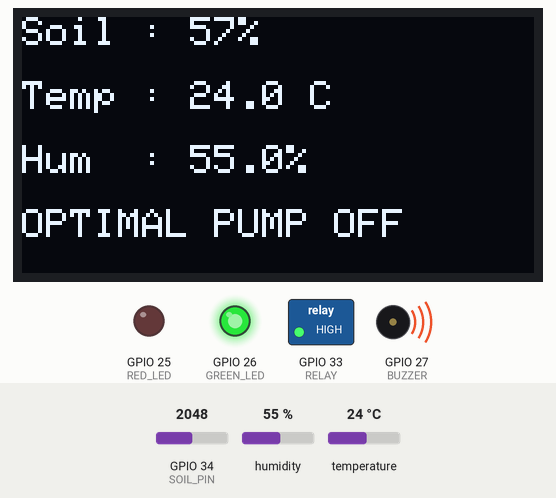
A sketch run on a simulated ESP32. Parts: 128×64 one-colour display, switched loads named in the sketch (green lamp = pin HIGH), output pins drawn as LEDs (lit = HIGH), buzzer (waves = sounding, pin HIGH). Inputs (shaded band) come from the test bench; at power-on: GPIO 34 (SOIL_PIN) = 2048, humidity 55 %, temperature 24 °C. What the sketch prints to the serial monitor is not drawn.

Above: at 2.6 s.
2.7 s: GPIO 34 (SOIL_PIN) set to 2552
At 5.0 s:
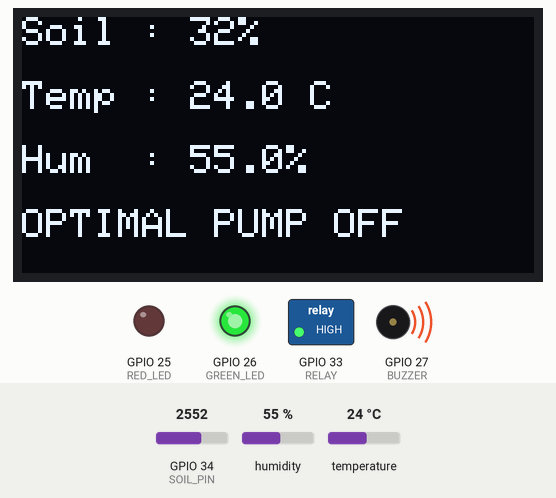
5.5 s: GPIO 34 (SOIL_PIN) set to 2670
At 7.7 s:
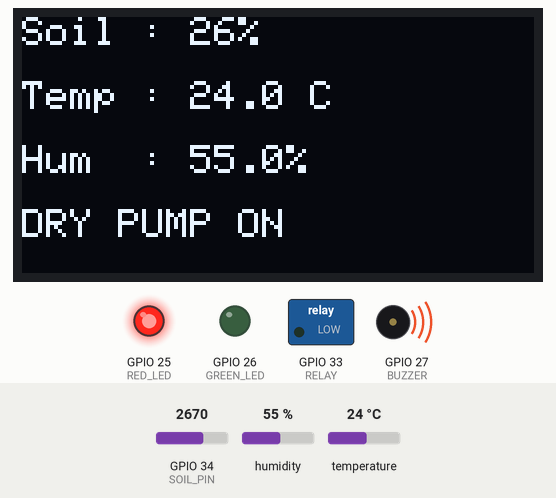
10.0 s: humidity set to 22 %
At 10.8 s:
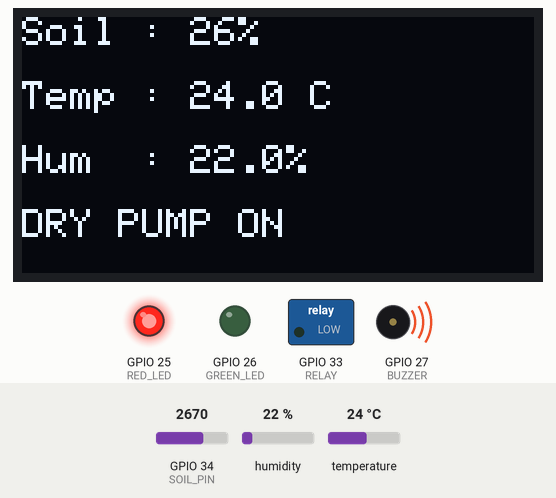
15.5 s: GPIO 34 (SOIL_PIN) set to 1228
At 16.6 s:
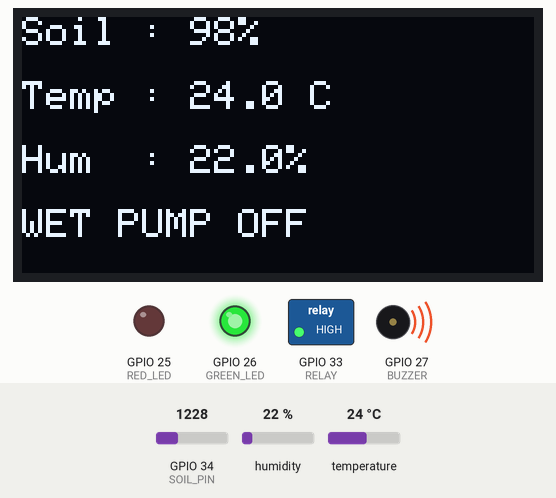
18.3 s: temperature set to 12 °C
At 23.2 s:
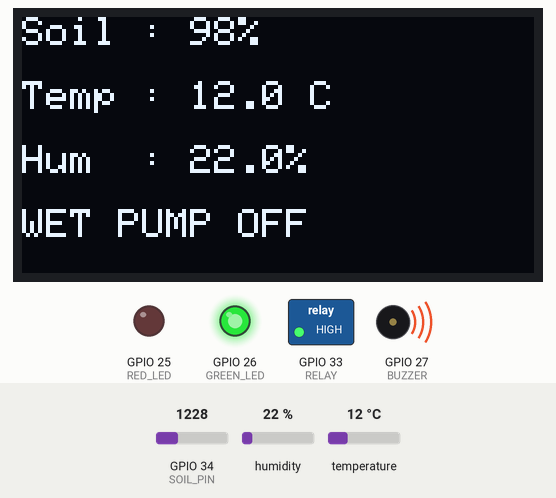
23.5 s: GPIO 34 (SOIL_PIN) set to 2866
At 25.4 s:
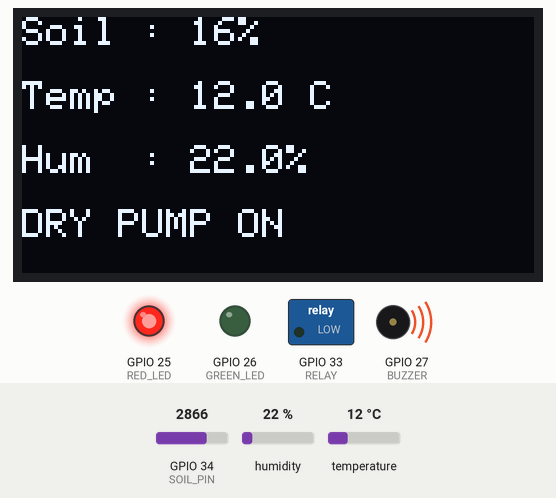
Timing chart, 0 to 27.3 s (numbered marks = the images above; inputs shaded):
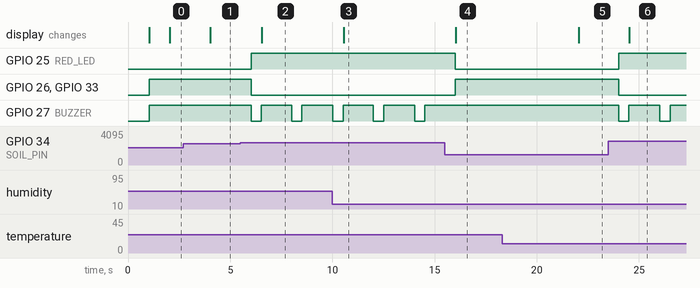

Measured:
- the behaviour switches between 2600 and 2601 on GPIO 34 (SOIL_PIN) (found by bisection; images 1 and 2)
- after the input at 2.7 s, the display: changes after 1.3 s (image 1)
- after the input at 5.5 s, GPIO 25 (RED_LED): LOW → HIGH after 0.52 s; GPIO 26 (GREEN_LED), GPIO 33 (RELAY): HIGH → LOW after 0.52 s; GPIO 27 (BUZZER): alternates HIGH for 1.5 s and LOW for 0.50 s, starting after 0.52 s; the display: changes after 1.0 s (image 2)
- after the input at 10.0 s, the display: changes after 0.55 s (image 3)
- after the input at 15.5 s, GPIO 25 (RED_LED): HIGH → LOW after 0.50 s; GPIO 26 (GREEN_LED), GPIO 33 (RELAY): LOW → HIGH after 0.50 s; GPIO 27 (BUZZER): stays HIGH (without the input it goes to LOW after 0.50 s); the display: changes after 0.53 s (image 4)
- after the input at 18.3 s, the display: changes after 3.7 s (image 5)
- after the input at 23.5 s, GPIO 25 (RED_LED): LOW → HIGH after 0.50 s; GPIO 26 (GREEN_LED), GPIO 33 (RELAY): HIGH → LOW after 0.50 s; GPIO 27 (BUZZER): alternates HIGH for 1.5 s and LOW for 0.50 s, starting after 0.50 s; the display: changes after 1.0 s (image 6)

The sketch:

Smart_Plant_Watering_Monitor.ino
```cpp
#include <Wire.h>
#include <Adafruit_GFX.h>
#include <Adafruit_SSD1306.h>
#include <DHT.h>

#define SCREEN_WIDTH 128
#define SCREEN_HEIGHT 64

Adafruit_SSD1306 display(SCREEN_WIDTH, SCREEN_HEIGHT, &Wire, -1);

#define DHTPIN 4
#define DHTTYPE DHT11
DHT dht(DHTPIN, DHTTYPE);

#define SOIL_PIN   34

#define RED_LED    25
#define GREEN_LED  26
#define BUZZER     27
#define RELAY      33

bool pumpOn = false;

unsigned long previousMillis = 0;
const long interval = 2000;      // Read every 2 seconds

void setup()
{
  Serial.begin(9600);
  delay(1000);

  Serial.println("ESP32 Smart Plant Watering Monitor");
  Serial.println("millis,soil(%),temperature(C),humidity(%),status,pump");

  pinMode(RED_LED, OUTPUT);
  pinMode(GREEN_LED, OUTPUT);
  pinMode(BUZZER, OUTPUT);
  pinMode(RELAY, OUTPUT);

  digitalWrite(RED_LED, LOW);
  digitalWrite(GREEN_LED, HIGH);

  // Active LOW relay OFF
  digitalWrite(RELAY, HIGH);

  // Active LOW buzzer OFF
  digitalWrite(BUZZER, HIGH);

  dht.begin();

  Wire.begin(21,22);

  if(!display.begin(SSD1306_SWITCHCAPVCC,0x3C))
  {
    Serial.println("OLED Failed");
    while(1);
  }

  display.clearDisplay();
  display.display();
}

void loop()
{
  unsigned long currentMillis = millis();

  if(currentMillis - previousMillis >= interval)
  {
    previousMillis = currentMillis;

    int rawSoil = analogRead(SOIL_PIN);

    int moisture = map(rawSoil,3200,1200,0,100);
    moisture = constrain(moisture,0,100);

    float temp = dht.readTemperature();
    float hum  = dht.readHumidity();

    if(isnan(temp) || isnan(hum))
    {
      Serial.println("DHT Error");
      return;
    }

    String status;

    if(moisture < 30)
        status = "DRY";
    else if(moisture <= 70)
        status = "OPTIMAL";
    else
        status = "WET";

    if(!pumpOn && moisture < 30)
    {
        pumpOn = true;
        digitalWrite(RELAY, LOW);
    }

    if(pumpOn && moisture > 40)
    {
        pumpOn = false;
        digitalWrite(RELAY, HIGH);
    }

    if(status == "DRY")
    {
        digitalWrite(RED_LED, HIGH);
        digitalWrite(GREEN_LED, LOW);

        digitalWrite(BUZZER, LOW);
        delay(500);
        digitalWrite(BUZZER, HIGH);
    }
    else
    {
        digitalWrite(RED_LED, LOW);
        digitalWrite(GREEN_LED, HIGH);
        digitalWrite(BUZZER, HIGH);
    }

    display.clearDisplay();

    display.setTextSize(1);
    display.setTextColor(SSD1306_WHITE);

    display.setCursor(0,0);
    display.print("Soil : ");
    display.print(moisture);
    display.println("%");

    display.setCursor(0,16);
    display.print("Temp : ");
    display.print(temp,1);
    display.println(" C");

    display.setCursor(0,32);
    display.print("Hum  : ");
    display.print(hum,1);
    display.println("%");

    display.setCursor(0,48);
    display.print(status);

    display.print(" ");

    if(pumpOn)
        display.print("PUMP ON");
    else
        display.print("PUMP OFF");

    display.display();

    Serial.print(millis());
    Serial.print(",");
    Serial.print(moisture);
    Serial.print(",");
    Serial.print(temp,1);
    Serial.print(",");
    Serial.print(hum,1);
    Serial.print(",");
    Serial.print(status);
    Serial.print(",");

    if(pumpOn)
        Serial.println("ON");
    else
        Serial.println("OFF");
  }
}
```
